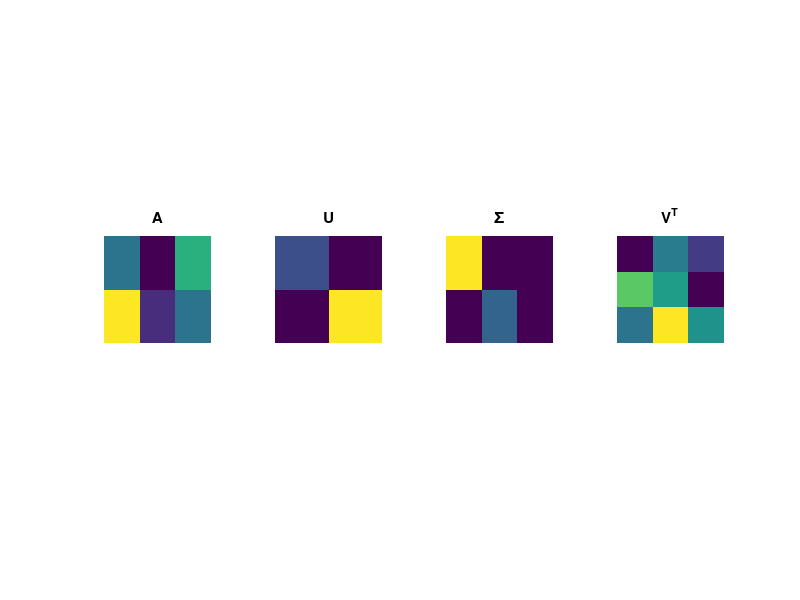

Write the MATLAB code that produced this figure.
%%
%     COURSE: Linear algebra: theory and implementation
%    SECTION: Singular value decomposition
%      VIDEO: Singular value decomposition
% Instructor: sincxpress.com
% Course url: https://www.udemy.com/course/linear-algebra-theory-and-implementation/?couponCode=202110
% 
%%
clear, clc

%%

% the matrix
A = [3 0 5; 8 1 3];

[U,S,V] = svd(A);

figure(1), clf
subplot(141), imagesc(A)
axis square, axis off, title('A')

subplot(142), imagesc(U)
axis square, axis off, title('U')

subplot(143), imagesc(S)
axis square, axis off, title('\Sigma')

subplot(144), imagesc(V')
axis square, axis off, title('V^T')

%% done.
